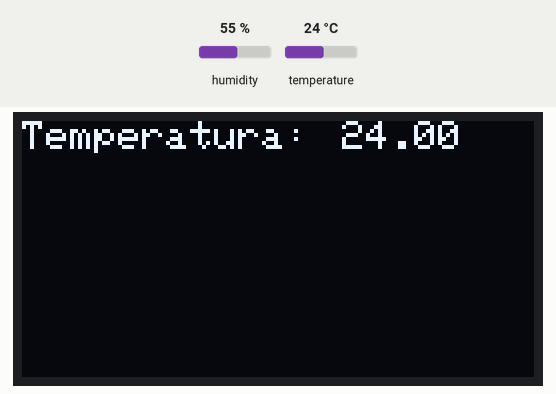
Simulated run of this sketch. Board: Arduino Mega 2560, built with avr-gcc and run on an emulated ATmega2560. Shown: 128×64 one-colour display. The test bench sets the inputs (shaded band); at power-on: temperature 24 °C, humidity 55 %.

Above: at 2.9 s.
3.0 s: temperature set to 12 °C
At 4.7 s:
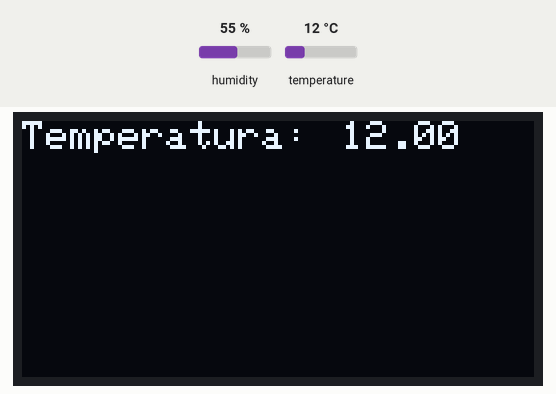
5.8 s: temperature set to 19 °C
8.6 s: temperature set to 28 °C
At 10.9 s:
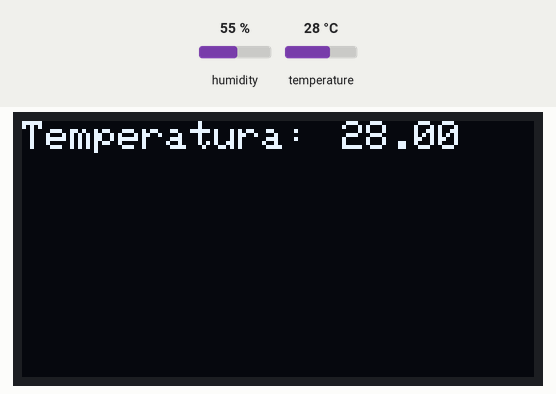
Timing chart, 0 to 12.4 s (numbered marks = the images above; inputs shaded):
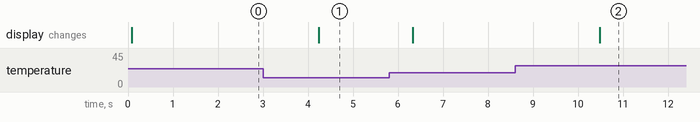

Measured:
- after the input at 3.0 s, the display: changes after 1.2 s (image 1)
- after the input at 8.6 s, the display: changes after 1.9 s (image 2)

The sketch:

0Ejer2.ino
```cpp
//Octavio Leven y Nicolás Golonbek

#include <SPI.h>
#include <Wire.h>
#include <Adafruit_SSD1306.h>
#include <Adafruit_Sensor.h>
#include <Adafruit_GFX.h>
#include "DHT.h"
#define ANCHO_P 128
#define ALTO_P 64

Adafruit_SSD1306 display(ANCHO_P, ALTO_P, &Wire, -1);

#define DHTTYPE DHT11 //seteo pines sensor de humedad
#define DHTPIN 23
DHT dht(DHTPIN, DHTTYPE);

float lecturaTemp;

void setup() {
  dht.begin(); //inicializo el sensor de temperatura
  display.begin(SSD1306_SWITCHCAPVCC, 0x3C); // Inicia el display OLED
  display.clearDisplay(); // Borrar imagen en el OLED
  Serial.begin(9600);

}

void loop() {
  lecturaTemp = dht.readTemperature(); //leemos la temperatura

  display.setTextSize(1); // Tamaño del texto
  display.setTextColor(WHITE); // Definir color del texto (WHITE-BLACK)
  display.setCursor(0,0);
  display.println("Temperatura:");
  display.setCursor(80,0);
  display.println(lecturaTemp); // Sube la información al buffer
  display.display(); // Actualiza display con datos en Buffer
  display.clearDisplay();
  delay(1000);

}
```
